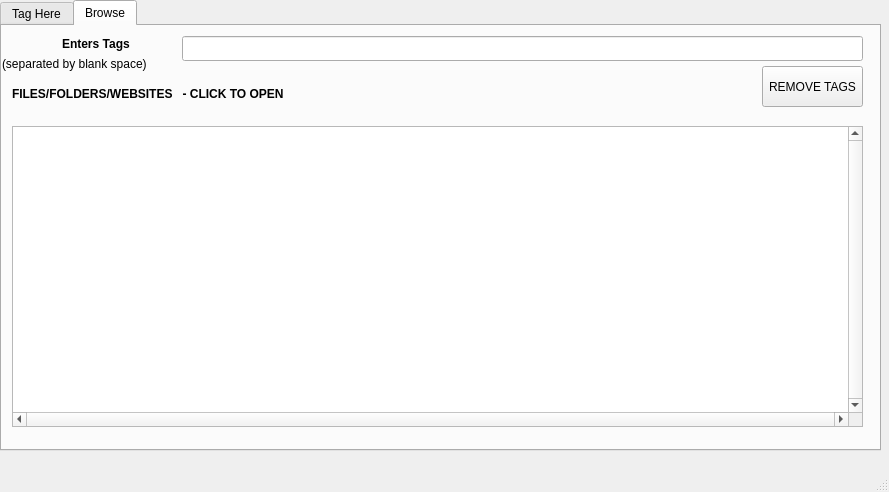
<?xml version="1.0" encoding="UTF-8"?>
<ui version="4.0">
 <class>Taggy</class>
 <widget class="QMainWindow" name="Taggy">
  <property name="geometry">
   <rect>
    <x>0</x>
    <y>0</y>
    <width>889</width>
    <height>492</height>
   </rect>
  </property>
  <property name="windowTitle">
   <string>MainWindow</string>
  </property>
  <widget class="QWidget" name="centralwidget">
   <widget class="QTabWidget" name="tabWidget">
    <property name="geometry">
     <rect>
      <x>0</x>
      <y>0</y>
      <width>881</width>
      <height>451</height>
     </rect>
    </property>
    <property name="currentIndex">
     <number>1</number>
    </property>
    <widget class="QWidget" name="CREATE">
     <property name="sizePolicy">
      <sizepolicy hsizetype="Expanding" vsizetype="Expanding">
       <horstretch>0</horstretch>
       <verstretch>0</verstretch>
      </sizepolicy>
     </property>
     <attribute name="title">
      <string>Tag Here</string>
     </attribute>
     <widget class="QListWidget" name="PREVIOUS_TAGS">
      <property name="geometry">
       <rect>
        <x>350</x>
        <y>120</y>
        <width>351</width>
        <height>111</height>
       </rect>
      </property>
      <property name="sizePolicy">
       <sizepolicy hsizetype="Preferred" vsizetype="Preferred">
        <horstretch>0</horstretch>
        <verstretch>0</verstretch>
       </sizepolicy>
      </property>
      <property name="minimumSize">
       <size>
        <width>0</width>
        <height>0</height>
       </size>
      </property>
      <property name="maximumSize">
       <size>
        <width>16777215</width>
        <height>16777215</height>
       </size>
      </property>
      <property name="verticalScrollBarPolicy">
       <enum>Qt::ScrollBarAlwaysOff</enum>
      </property>
      <property name="horizontalScrollBarPolicy">
       <enum>Qt::ScrollBarAsNeeded</enum>
      </property>
      <property name="sizeAdjustPolicy">
       <enum>QAbstractScrollArea::AdjustToContents</enum>
      </property>
      <property name="autoScroll">
       <bool>false</bool>
      </property>
     </widget>
     <widget class="QLineEdit" name="filename">
      <property name="geometry">
       <rect>
        <x>210</x>
        <y>30</y>
        <width>661</width>
        <height>25</height>
       </rect>
      </property>
      <property name="acceptDrops">
       <bool>false</bool>
      </property>
      <property name="text">
       <string/>
      </property>
     </widget>
     <widget class="QLabel" name="similar_Tags">
      <property name="geometry">
       <rect>
        <x>220</x>
        <y>110</y>
        <width>91</width>
        <height>31</height>
       </rect>
      </property>
      <property name="font">
       <font>
        <pointsize>10</pointsize>
        <bold>true</bold>
       </font>
      </property>
      <property name="text">
       <string>Similar Tags </string>
      </property>
     </widget>
     <widget class="QLabel" name="newtags">
      <property name="geometry">
       <rect>
        <x>50</x>
        <y>70</y>
        <width>111</width>
        <height>21</height>
       </rect>
      </property>
      <property name="font">
       <font>
        <pointsize>10</pointsize>
        <bold>true</bold>
       </font>
      </property>
      <property name="text">
       <string>Enters Tags </string>
      </property>
     </widget>
     <widget class="QPushButton" name="ADD_TAG">
      <property name="geometry">
       <rect>
        <x>730</x>
        <y>70</y>
        <width>141</width>
        <height>61</height>
       </rect>
      </property>
      <property name="text">
       <string>SAVE TAGS</string>
      </property>
     </widget>
     <widget class="QLineEdit" name="ENTER_TAG">
      <property name="geometry">
       <rect>
        <x>210</x>
        <y>70</y>
        <width>491</width>
        <height>25</height>
       </rect>
      </property>
      <property name="text">
       <string/>
      </property>
      <property name="alignment">
       <set>Qt::AlignRight|Qt::AlignTrailing|Qt::AlignVCenter</set>
      </property>
     </widget>
     <widget class="QLabel" name="filenametag">
      <property name="geometry">
       <rect>
        <x>20</x>
        <y>30</y>
        <width>201</width>
        <height>21</height>
       </rect>
      </property>
      <property name="font">
       <font>
        <pointsize>10</pointsize>
        <bold>true</bold>
       </font>
      </property>
      <property name="text">
       <string>File/Folder/website path</string>
      </property>
     </widget>
     <widget class="QLabel" name="filenametag_2">
      <property name="geometry">
       <rect>
        <x>210</x>
        <y>10</y>
        <width>211</width>
        <height>21</height>
       </rect>
      </property>
      <property name="text">
       <string>Drag &amp; Drop File/Folder </string>
      </property>
     </widget>
     <widget class="QLabel" name="label_2">
      <property name="geometry">
       <rect>
        <x>40</x>
        <y>90</y>
        <width>101</width>
        <height>16</height>
       </rect>
      </property>
      <property name="text">
       <string>(separated by </string>
      </property>
     </widget>
     <widget class="QLabel" name="label_4">
      <property name="geometry">
       <rect>
        <x>220</x>
        <y>140</y>
        <width>81</width>
        <height>20</height>
       </rect>
      </property>
      <property name="text">
       <string>(Press enter </string>
      </property>
     </widget>
     <widget class="QLabel" name="label">
      <property name="geometry">
       <rect>
        <x>210</x>
        <y>160</y>
        <width>121</width>
        <height>20</height>
       </rect>
      </property>
      <property name="text">
       <string>to auto complete)</string>
      </property>
     </widget>
     <widget class="QLabel" name="label_5">
      <property name="geometry">
       <rect>
        <x>50</x>
        <y>110</y>
        <width>111</width>
        <height>16</height>
       </rect>
      </property>
      <property name="text">
       <string>blank space)</string>
      </property>
     </widget>
     <zorder>ENTER_TAG</zorder>
     <zorder>PREVIOUS_TAGS</zorder>
     <zorder>filename</zorder>
     <zorder>similar_Tags</zorder>
     <zorder>newtags</zorder>
     <zorder>ADD_TAG</zorder>
     <zorder>filenametag</zorder>
     <zorder>filenametag_2</zorder>
     <zorder>label_2</zorder>
     <zorder>label_4</zorder>
     <zorder>label</zorder>
     <zorder>label_5</zorder>
    </widget>
    <widget class="QWidget" name="FIND">
     <property name="sizePolicy">
      <sizepolicy hsizetype="Expanding" vsizetype="Expanding">
       <horstretch>0</horstretch>
       <verstretch>0</verstretch>
      </sizepolicy>
     </property>
     <attribute name="title">
      <string>Browse</string>
     </attribute>
     <widget class="QLineEdit" name="ENTER_TAG_FIND">
      <property name="geometry">
       <rect>
        <x>180</x>
        <y>10</y>
        <width>681</width>
        <height>25</height>
       </rect>
      </property>
      <property name="text">
       <string/>
      </property>
     </widget>
     <widget class="QLabel" name="ENTERTAGLABEL">
      <property name="geometry">
       <rect>
        <x>60</x>
        <y>10</y>
        <width>81</width>
        <height>16</height>
       </rect>
      </property>
      <property name="font">
       <font>
        <bold>true</bold>
       </font>
      </property>
      <property name="text">
       <string>Enters Tags</string>
      </property>
     </widget>
     <widget class="QListWidget" name="FILE_LIST">
      <property name="geometry">
       <rect>
        <x>10</x>
        <y>100</y>
        <width>851</width>
        <height>301</height>
       </rect>
      </property>
      <property name="sizePolicy">
       <sizepolicy hsizetype="Preferred" vsizetype="Preferred">
        <horstretch>0</horstretch>
        <verstretch>0</verstretch>
       </sizepolicy>
      </property>
      <property name="minimumSize">
       <size>
        <width>400</width>
        <height>0</height>
       </size>
      </property>
      <property name="maximumSize">
       <size>
        <width>16777215</width>
        <height>16777215</height>
       </size>
      </property>
      <property name="verticalScrollBarPolicy">
       <enum>Qt::ScrollBarAlwaysOn</enum>
      </property>
      <property name="horizontalScrollBarPolicy">
       <enum>Qt::ScrollBarAlwaysOn</enum>
      </property>
      <property name="sizeAdjustPolicy">
       <enum>QAbstractScrollArea::AdjustToContents</enum>
      </property>
      <property name="autoScroll">
       <bool>false</bool>
      </property>
     </widget>
     <widget class="QLabel" name="FILELIST_LABEL">
      <property name="geometry">
       <rect>
        <x>10</x>
        <y>60</y>
        <width>801</width>
        <height>16</height>
       </rect>
      </property>
      <property name="font">
       <font>
        <bold>true</bold>
       </font>
      </property>
      <property name="text">
       <string>FILES/FOLDERS/WEBSITES   - CLICK TO OPEN</string>
      </property>
     </widget>
     <widget class="QPushButton" name="REMOVETAG">
      <property name="geometry">
       <rect>
        <x>760</x>
        <y>40</y>
        <width>101</width>
        <height>41</height>
       </rect>
      </property>
      <property name="text">
       <string>REMOVE TAGS</string>
      </property>
     </widget>
     <widget class="QLabel" name="label_3">
      <property name="geometry">
       <rect>
        <x>0</x>
        <y>30</y>
        <width>181</width>
        <height>16</height>
       </rect>
      </property>
      <property name="text">
       <string>(separated by blank space)</string>
      </property>
     </widget>
    </widget>
   </widget>
  </widget>
  <widget class="QMenuBar" name="menubar">
   <property name="geometry">
    <rect>
     <x>0</x>
     <y>0</y>
     <width>889</width>
     <height>25</height>
    </rect>
   </property>
  </widget>
  <widget class="QStatusBar" name="statusbar"/>
 </widget>
 <resources/>
 <connections/>
</ui>
